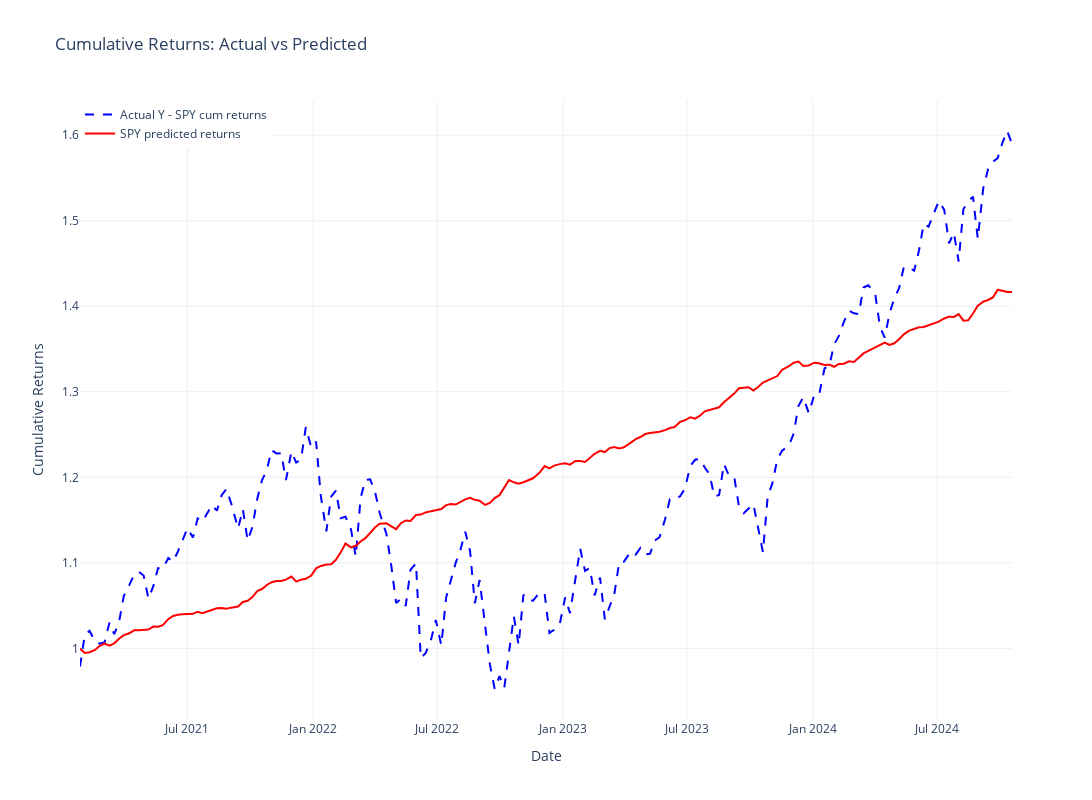

Notebook code cell kept with this figure:
### Code cell
Predicted_Tuned.index = Y_test.index

actual_cum_returns = Y_test.cumsum().apply(np.exp)
predicted_cum_returns = Predicted_Tuned.cumsum().apply(np.exp)

fig = go.Figure()

fig.add_trace(go.Scatter(
    x=actual_cum_returns.index,
    y=actual_cum_returns,
    mode='lines',
    name='Actual Y - SPY cum returns',
    line=dict(color='blue', dash='dash')
))

fig.add_trace(go.Scatter(
    x=predicted_cum_returns.index,
    y=predicted_cum_returns,
    mode='lines',
    name='SPY predicted returns',
    line=dict(color='red')
))

fig.update_layout(
    title="Cumulative Returns: Actual vs Predicted",
    xaxis_title="Date",
    yaxis_title="Cumulative Returns",
    template='plotly_white',
    width=1200,
    height=800,
    legend=dict(x=0, y=1.0)
)

fig.show()

### Figure 1 — Plotly figure (JSON) as saved in the notebook; plotly's stock layout.template omitted (floating-point values rounded to 4 significant figures; data arrays with more than 128 entries replaced by an {"elided": "..."} marker saying what was removed)
{"data": [{"line": {"color": "blue", "dash": "dash"}, "mode": "lines", "name": "Actual Y - SPY cum returns", "type": "scatter", "x": {"elided": "189 str values"}, "y": {"elided": "189 float values"}}, {"line": {"color": "red"}, "mode": "lines", "name": "SPY predicted returns", "type": "scatter", "x": {"elided": "189 str values"}, "y": {"elided": "189 float values"}}], "layout": {"height": 800, "legend": {"x": 0, "y": 1}, "title": {"text": "Cumulative Returns: Actual vs Predicted"}, "width": 1200, "xaxis": {"title": {"text": "Date"}}, "yaxis": {"title": {"text": "Cumulative Returns"}}}}
